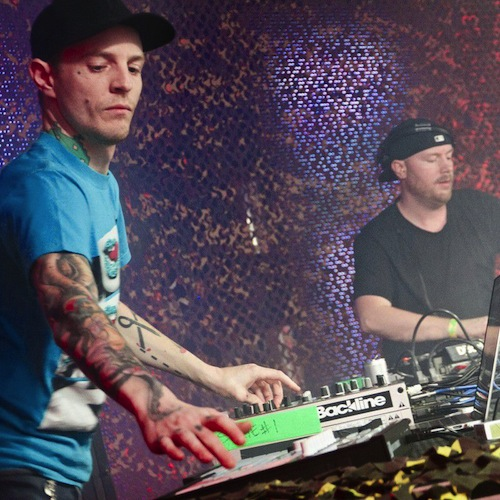
#> input picture producers.jpg, 500 x 500 px
$ python face_detection.py
#> lines starting #> are read from the running program, lines starting #| are printed output that depends on the picture; after the words box and inside, x2 and y2 are one past the last pixel; in counts of white or black regions, pixels touching at a corner belong together
import cv2
# import glob
# import os

# creates a cascade classifier object
face_cascade=cv2.CascadeClassifier("haarcascade_frontalface_default.xml")

# os.chdir("C://")

img=cv2.imread("producers.jpg")
#> img is the input picture: shape (500, 500, 3); mean B, G, R 88.2, 76.7, 85.9

# temporarily converts image to gray scale so that the accuracy of the face detection algorythim is better
gray_img=cv2.cvtColor(img,cv2.COLOR_BGR2GRAY)
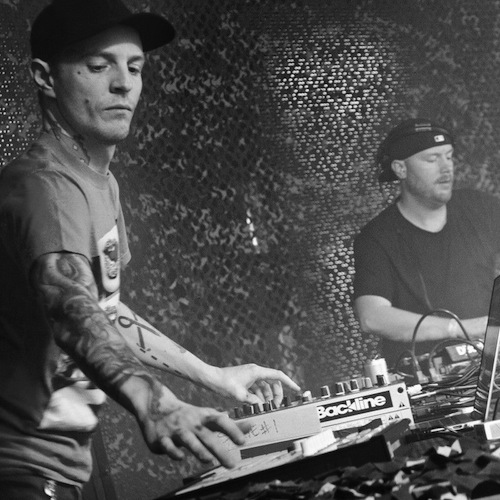
#> gray_img: shape (500, 500); min 0, max 255, mean 80.8

faces=face_cascade.detectMultiScale(gray_img,
scaleFactor=1.03,
minNeighbors=7)
#> faces = [[412, 135, 60, 60], [72, 30, 92, 92]]

for x, y, w, h in faces:
    img=cv2.rectangle(img, (x,y),(x+w,y+h),(0,255,0),2)
#> this loop made 2 passes
#> pass 1, `img=cv2.rectangle(img, (x,y),(x+w,y+h),(0,255,0),2)`:
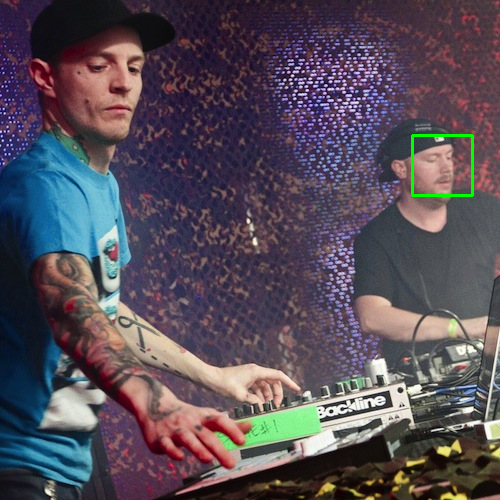
#> img: shape (500, 500, 3); 0.29% of pixels changed, all inside (x1, y1, x2, y2) = (411, 134, 474, 197)
#> pass 2, `img=cv2.rectangle(img, (x,y),(x+w,y+h),(0,255,0),2)`:
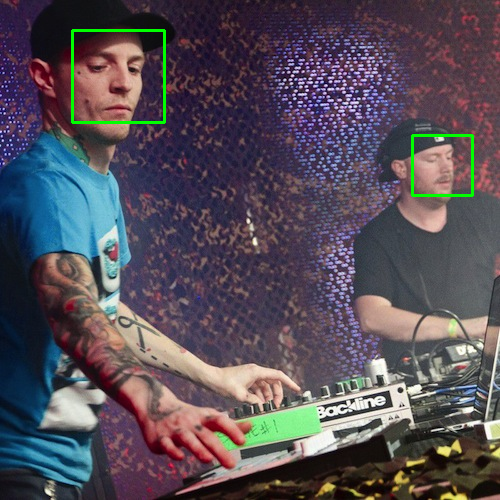
#> img: shape (500, 500, 3); 0.44% of pixels changed, all inside (x1, y1, x2, y2) = (71, 29, 166, 124)

print(type(faces))
#| <class 'numpy.ndarray'>
print(faces)
#| [[412 135  60  60]
#|  [ 72  30  92  92]]

# resized=cv2.resize(img,(int(img.shape[1]/2),int(img.shape[0]/2)))
cv2.imshow("Gray",img)
cv2.waitKey(0)
cv2.destroyAllWindows()

$ run again, with photo.jpg copied over producers.jpg
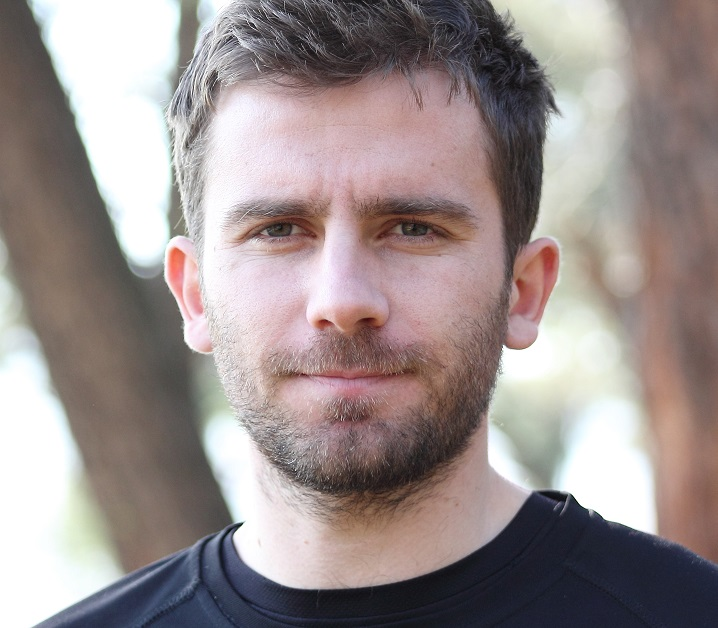
#> input picture photo.jpg, 718 x 628 px
#> img is the input picture: shape (628, 718, 3); mean B, G, R 142, 143.2, 154.6
#> `gray_img=cv2.cvtColor(img,cv2.COLOR_BGR2GRAY)`:
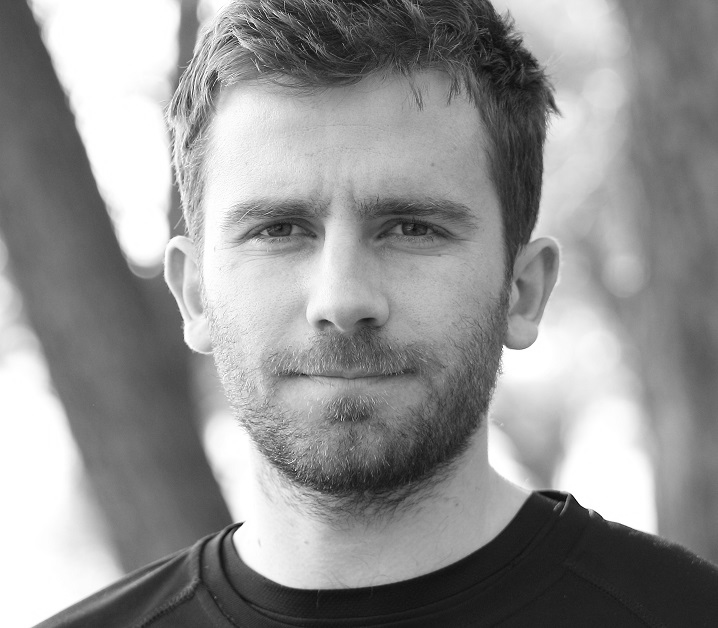
#> gray_img: shape (628, 718); min 2, max 255, mean 146.4
#> faces = [[157, 87, 377, 377]]
#> the loop `for x, y, w, h in faces:` made 1 pass
#> pass 1, `img=cv2.rectangle(img, (x,y),(x+w,y+h),(0,255,0),2)`:
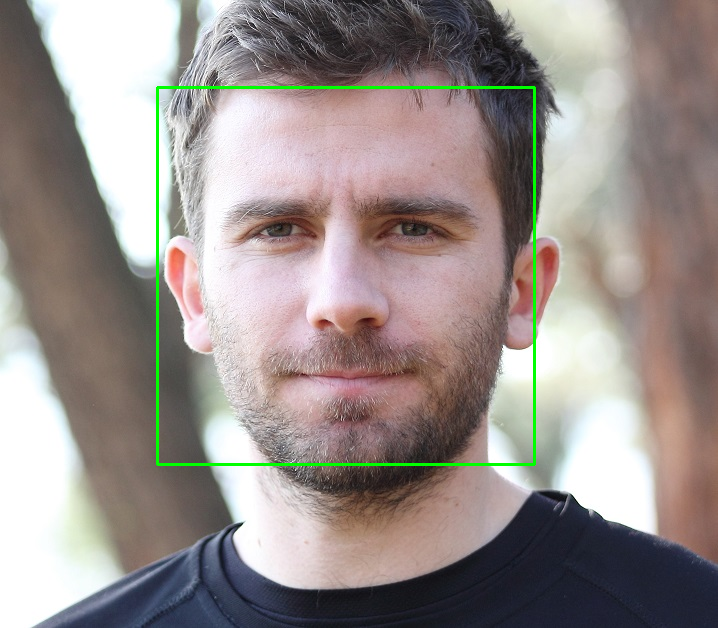
#> img: shape (628, 718, 3); 1% of pixels changed, all inside (x1, y1, x2, y2) = (156, 86, 536, 466)
#| <class 'numpy.ndarray'>
#| [[157  87 377 377]]
